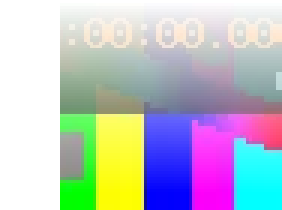
#> input picture testdata/pictures/lossy-alpha.webp, 94 x 70 px (shown 3 times larger)
$ python -i make-test-pictures.py   (imports and definitions only)
#> lines starting #> are read from the running program, lines starting #| are printed output that depends on the picture
#!/usr/bin/env python3
"""Generates the small, invented WebP test pictures in testdata/pictures (CC0) and their references.

The pictures are generated test patterns (ffmpeg's testsrc2, mandelbrot, drawn boxes), never real posters or photos.
Encoded by ffmpeg's libwebp and libvpx; the references come from other decoders than UNIVERSUM's own: the planes of a
lossy picture from ffmpeg's VP8 decoder, the pixels of the others from libwebp (Pillow).
Requires ffmpeg (with libwebp and libvpx) and Pillow. Run from the repository root: python3 tools/make-test-pictures.py
"""
import hashlib
import os
import struct
import subprocess
import tempfile

from PIL import Image

OUT = "testdata/pictures"
# [1 line not run here, left out]
work = tempfile.mkdtemp()
references = []


def ffmpeg(*args):
    subprocess.run(["ffmpeg", "-loglevel", "error", "-y", *args], check=True)


def planes(path):
    # ffmpeg's own VP8 decoder: Y, then U and V of half the size (rounded up)
    return subprocess.run(["ffmpeg", "-loglevel", "error", "-i", path, "-frames:v", "1", "-f", "rawvideo", "-pix_fmt", "yuv420p", "-"],
                          capture_output=True, check=True).stdout


def pixels(path):
    # libwebp (Pillow): blue, green, red, alpha – the first frame of an animation laid on its canvas
#> called with path = '../testdata/pictures/lossy-alpha.webp'
    image = Image.open(path)
#> image is the input picture: PIL image 94x70 RGBA; mean R, G, B, A 107.3, 74.5, 81.2, 107.9
    image.seek(0)
    r, g, b, a = image.convert("RGBA").split()
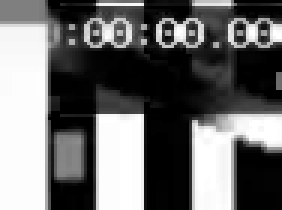
#> r: PIL image 94x70 L (shown 3 times larger); min 0, max 255, mean 107.3
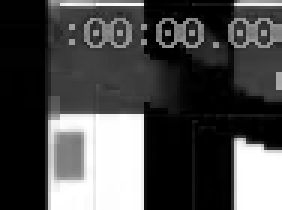
#> g: PIL image 94x70 L (shown 3 times larger); min 0, max 255, mean 74.5
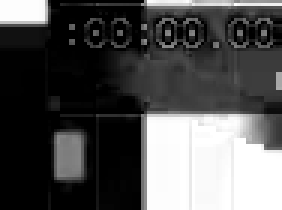
#> b: PIL image 94x70 L (shown 3 times larger); min 0, max 255, mean 81.2
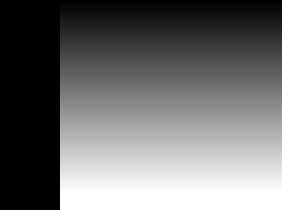
#> a: PIL image 94x70 L (shown 3 times larger); min 0, max 255, mean 107.9
    return Image.merge("RGBA", (b, g, r, a)).tobytes()


def note(name, kind, data):
    references.append(f"{name} {kind} {hashlib.sha256(data).hexdigest()}")


def vp8_key_frame(source, name, *options):
    # one key frame of libvpx (partitions, the simple filter, filter deltas) put into a WebP file of its own
    ivf = os.path.join(work, "frame.ivf")
    ffmpeg("-i", source, "-frames:v", "1", "-c:v", "libvpx", *options, "-f", "ivf", ivf)
    data = open(ivf, "rb").read()
    size = struct.unpack("<I", data[32:36])[0]
    frame = data[44:44 + size]
    chunk = b"VP8 " + struct.pack("<I", len(frame)) + frame + (b"\0" if len(frame) & 1 else b"")
    path = os.path.join(OUT, name + ".webp")
    open(path, "wb").write(b"RIFF" + struct.pack("<I", 4 + len(chunk)) + b"WEBP" + chunk)
    note(name, "yuv", subprocess.run(["ffmpeg", "-loglevel", "error", "-i", ivf, "-f", "rawvideo", "-pix_fmt", "yuv420p", "-"],
                                     capture_output=True, check=True).stdout)


pattern = os.path.join(work, "pattern.png")
# [1 line not run here, left out]
fractal = os.path.join(work, "fractal.png")
# [12 lines not run here, left out]

# lossy with alpha (ALPH compressed losslessly, filtered); the colours are compared with a tolerance
path = os.path.join(OUT, "lossy-alpha.webp")
# [13 lines not run here, left out]

path = os.path.join(OUT, "animation.webp")
# [5 lines not run here, left out]

>>> result = pixels('../testdata/pictures/lossy-alpha.webp')
